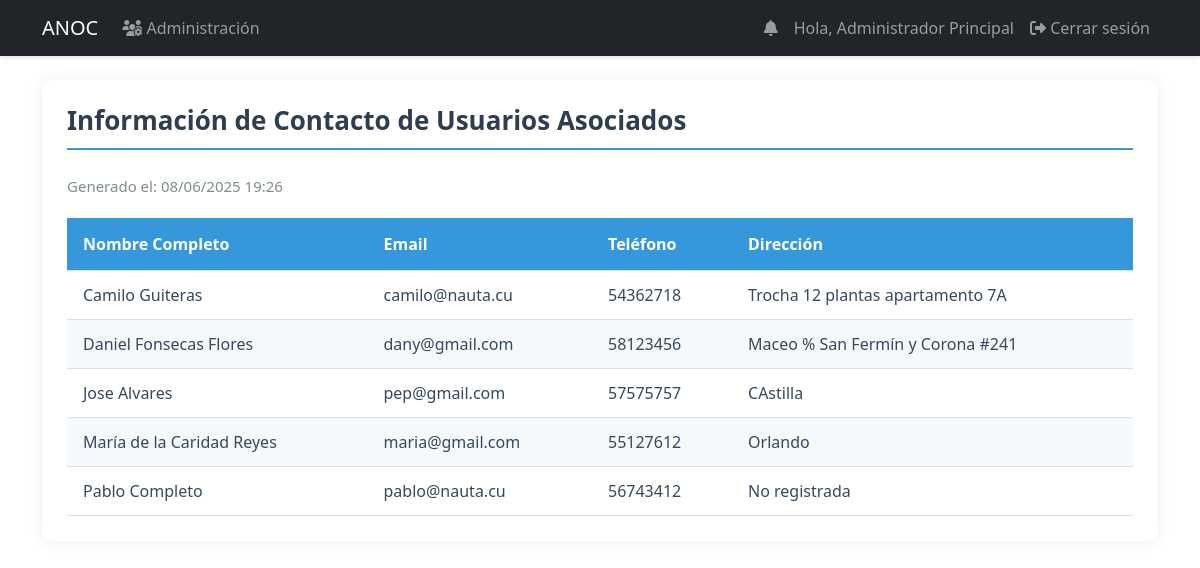
/reports/contact (signed in), run on an earlier commit of the app's database.
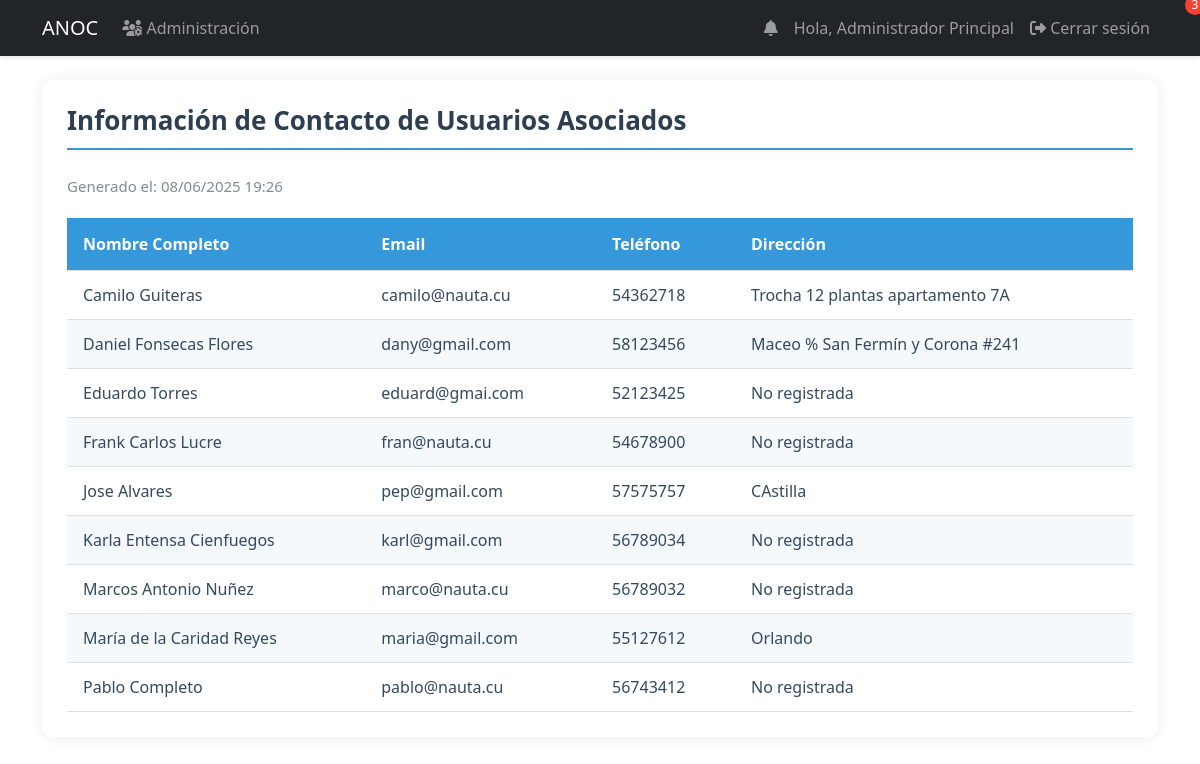
And on a later commit of the database.
### models.py (models this page shows, shortened)
class User(UserMixin, db.Model):
    id = db.Column(db.Integer, primary_key=True)
    username = db.Column(db.String(80), unique=True, nullable=False, index=True)
    email = db.Column(db.String(120), unique=True, nullable=False, index=True)
    password_hash = db.Column(db.String(128))
    role = db.Column(db.String(20), default='user')  # 'admin', 'specialist', 'dependiente', 'user'
    is_associated = db.Column(db.Boolean, default=False, nullable=False)
    full_name = db.Column(db.String(100), nullable=False)
    phone = db.Column(db.String(20), nullable=False)
    profile_image = db.Column(db.String(255))  # Ruta de la imagen de perfil
    last_login = db.Column(db.DateTime)  # Fecha del último inicio de sesión
    is_active = db.Column(db.Boolean, default=True)  # Para manejar cuentas activas/inactivas
    address = db.Column(db.String(200))  # Nuevo campo para dirección
    birds = db.relationship('UserBirds', backref='user', lazy=True, cascade='all, delete-orphan')
    awards = db.relationship('Award', backref='user', lazy=True, cascade='all, delete-orphan')
    notifications = db.relationship('Notification', backref='user', lazy=True)

### app.py (the view)
@app.route('/reports/contact')
@login_required
def contact_report():
    if current_user.role not in ['admin', 'specialist']:
        abort(403)
    associates = db.session.execute(
        select(User).where(User.is_associated == True).order_by(User.full_name)
    ).scalars()
    return render_template('reports/contact_report.html',
                         associates=associates,
                         now=datetime.utcnow())

### app.py (called while the page is built)
@login_manager.user_loader
def load_user(user_id):
    return db.session.get(User, int(user_id))

### templates/reports/contact_report.html (shortened to what this page needs)
{% extends "base.html" %}
{% block content %}
<div class="report-container">
    <h2 class="report-title">Información de Contacto de Usuarios Asociados</h2>
    <div class="report-header">
        <div class="report-meta">
            <span>Generado el: {{ now.strftime('%d/%m/%Y %H:%M') }}</span>
        </div>
    </div>
    <table class="report-table">
        <thead>
            <tr>
                <th>Nombre Completo</th>
                <th>Email</th>
                <th>Teléfono</th>
                <th>Dirección</th>
            </tr>
        </thead>
        <tbody>
            {% for user in associates %}
            <tr>
                <td>{{ user.full_name }}</td>
                <td>{{ user.email }}</td>
                <td>{{ user.phone }}</td>
                <td>{{ user.address or 'No registrada' }}</td>
            </tr>
            {% endfor %}
        </tbody>
    </table>
</div>
{% endblock %}

What changed in the data, as far as the page shows it:
added User: full_name "Eduardo Torres", email "eduard@gmai.com", phone "52123425", address "No registrada"
added User: full_name "Frank Carlos Lucre", email "fran@nauta.cu", phone "54678900", address "No registrada"
now on this page (row edited): User: full_name "Karla Entensa Cienfuegos", email "karl@gmail.com", phone "56789034", address "No registrada"
added User: full_name "Marcos Antonio Nuñez", email "marco@nauta.cu", phone "56789032", address "No registrada"
